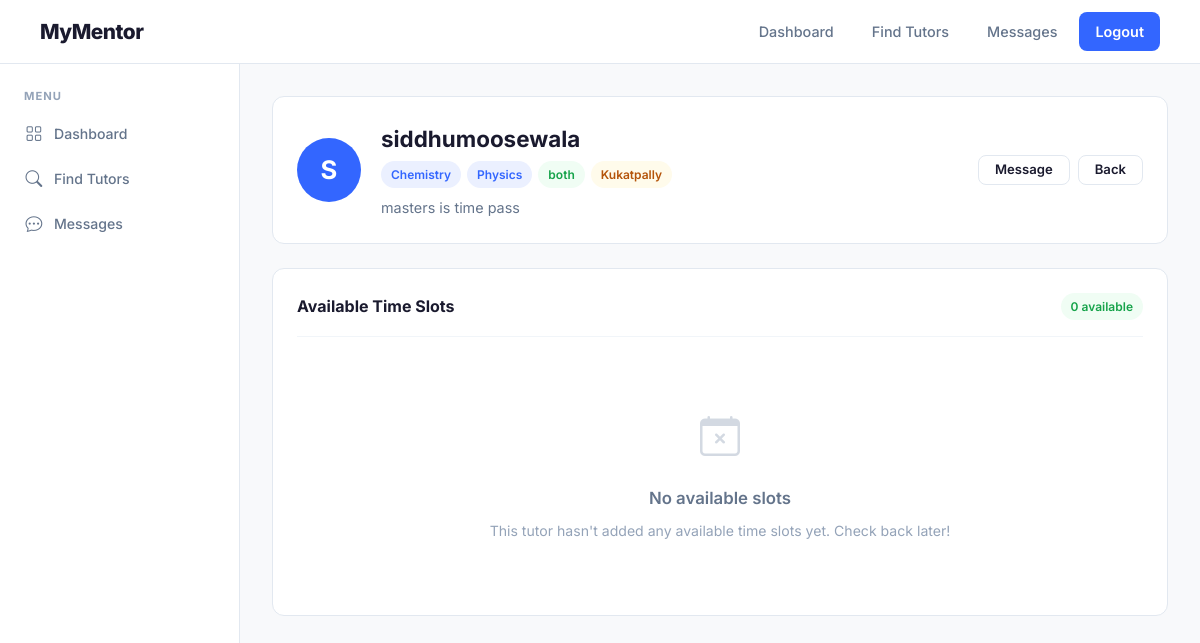
The page /student/tutor/2 (signed in) on the database its author committed.
### models.py (models this page shows)
class User(Base):
    __tablename__ = "users"
    id = Column(Integer, primary_key=True, index=True)
    username = Column(String(100), unique=True, index=True, nullable=False)
    email = Column(String(255), unique=True, index=True, nullable=False)
    password_hash = Column(String(255), nullable=False)
    role = Column(String(20), nullable=False)
    tutor_profile = relationship("TutorProfile", back_populates="user", uselist=False)
    bookings = relationship("Booking", back_populates="student")
    sent_messages = relationship("Message", foreign_keys="Message.sender_id", back_populates="sender")
    received_messages = relationship("Message", foreign_keys="Message.receiver_id", back_populates="receiver")
    owned_batches = relationship("Batch", back_populates="tutor")
    batch_memberships = relationship("BatchMember", back_populates="student")

class TutorProfile(Base):
    __tablename__ = "tutor_profiles"
    id = Column(Integer, primary_key=True, index=True)
    user_id = Column(Integer, ForeignKey("users.id"), unique=True, nullable=False)
    qualifications = Column(Text, nullable=True)
    subjects = Column(String(500), nullable=True)
    teaching_mode = Column(String(20), nullable=False, default="both")
    location = Column(String(255), nullable=True)
    subscription_active = Column(Boolean, default=False)
    user = relationship("User", back_populates="tutor_profile")
    availability_slots = relationship("AvailabilitySlot", back_populates="tutor")
    bookings = relationship("Booking", back_populates="tutor")

### main.py (the view)
@app.get("/student/tutor/{tutor_id}", response_class=HTMLResponse)
async def view_tutor(
    tutor_id: int,
    request: Request,
    db: Session = Depends(get_db)
):
    user = get_current_user(request, db)
    if not user or user.role != "student":
        return RedirectResponse(url="/login", status_code=302)
    profile = db.query(TutorProfile).options(
        joinedload(TutorProfile.user),
        joinedload(TutorProfile.availability_slots)
    ).filter(TutorProfile.id == tutor_id).first()
    if not profile:
        return RedirectResponse(url="/student/search", status_code=302)
    available_slots = [s for s in profile.availability_slots if not s.is_booked]
    return templates.TemplateResponse("tutor_detail.html", {
        "request": request,
        "user": user,
        "profile": profile,
        "available_slots": available_slots
    })

### templates/tutor_detail.html (shortened to what this page needs)
{% extends "base.html" %}
{% block nav_links %}
<a href="/student/dashboard">Dashboard</a>
<a href="/student/search">Find Tutors</a>
<a href="/messages">Messages</a>
<a href="/logout" class="btn-nav-accent">Logout</a>
{% endblock %}
{% block content %}
<div class="mm-dashboard">
    <aside class="mm-sidebar">
        <div class="mm-sidebar-section">
            <div class="mm-sidebar-label">Menu</div>
            <a href="/student/dashboard" class="mm-sidebar-link">
                <span class="icon"><i class="bi bi-grid"></i></span> Dashboard
            </a>
            <a href="/student/search" class="mm-sidebar-link">
                <span class="icon"><i class="bi bi-search"></i></span> Find Tutors
            </a>
            <a href="/messages" class="mm-sidebar-link">
                <span class="icon"><i class="bi bi-chat-dots"></i></span> Messages
            </a>
        </div>
    </aside>
    <main class="mm-main-content">
        <div class="mm-card" style="margin-bottom: 1.5rem;">
            <div style="display: flex; align-items: center; gap: 1.25rem; flex-wrap: wrap;">
                <div class="mm-tutor-avatar" style="width: 64px; height: 64px; font-size: 1.6rem; margin-bottom: 0;">
                    {{ profile.user.username[0]|upper }}
                </div>
                <div style="flex: 1;">
                    <h2 style="font-size: 1.4rem; font-weight: 700; margin-bottom: 0.25rem;">
                        {{ profile.user.username }}
                    </h2>
                    <div class="mm-tutor-meta" style="margin-bottom: 0.5rem;">
                        {% if profile.subjects %}
                        {% for subj in profile.subjects.split(',') %}
                        <span class="mm-badge mm-badge-primary">{{ subj.strip() }}</span>
                        {% endfor %}
                        {% endif %}
                        <span class="mm-badge mm-badge-accent">{{ profile.teaching_mode }}</span>
                        {% if profile.location %}
                        <span class="mm-badge mm-badge-warning">{{ profile.location }}</span>
                        {% endif %}
                    </div>
                    {% if profile.qualifications %}
                    <p style="font-size: 0.9rem; color: var(--text-secondary); margin: 0;">
                        {{ profile.qualifications }}
                    </p>
                    {% endif %}
                </div>
                <div style="display: flex; gap: 8px;">
                    <a href="/messages/{{ profile.user.id }}" class="btn-mm btn-mm-outline btn-mm-sm">Message</a>
                    <a href="/student/search" class="btn-mm btn-mm-outline btn-mm-sm">Back</a>
                </div>
            </div>
        </div>
        <div class="mm-card">
            <div class="mm-card-header">
                <h3>Available Time Slots</h3>
                <span class="mm-badge mm-badge-accent">{{ available_slots|length }} available</span>
            </div>
            {% if available_slots %}
            <div class="mm-table-wrapper">
                <table class="mm-table">
                    <thead>
                        <tr>
                            <th>Date</th>
                            <th>Start Time</th>
                            <th>End Time</th>
                            <th>Mode</th>
                            <th>Action</th>
                        </tr>
                    </thead>
                    <tbody>
                        {% for slot in available_slots %}
                        <tr>
                            <td><strong>{{ slot.date }}</strong></td>
                            <td>{{ slot.start_time }}</td>
                            <td>{{ slot.end_time }}</td>
                            <td>
                                {% if profile.teaching_mode == 'both' %}
                                <div style="display: flex; gap: 6px;">
                                    <span class="mm-badge mm-badge-primary" style="font-size: 0.7rem;">Online</span>
                                    <span class="mm-badge mm-badge-warning" style="font-size: 0.7rem;">Offline</span>
                                </div>
                                {% elif profile.teaching_mode == 'online' %}
                                <span class="mm-badge mm-badge-primary">Online</span>
                                {% else %}
                                <span class="mm-badge mm-badge-warning">Offline</span>
                                {% endif %}
                            </td>
                            <td>
                                <form method="POST" action="/student/book"
                                    style="display: inline-flex; gap: 6px; align-items: center;">
                                    <input type="hidden" name="slot_id" value="{{ slot.id }}">
                                    <input type="hidden" name="tutor_id" value="{{ profile.id }}">
                                    {% if profile.teaching_mode == 'both' %}
                                    <select name="mode" class="mm-form-control"
                                        style="width: auto; padding: 6px 12px; font-size: 0.8rem;">
                                        <option value="online">Online</option>
                                        <option value="offline">Offline</option>
                                    </select>
                                    {% else %}
                                    <input type="hidden" name="mode" value="{{ profile.teaching_mode }}">
                                    {% endif %}
                                    <button type="submit" class="btn-mm btn-mm-primary btn-mm-sm"
                                        onclick="return confirm('Book this slot?')">Book Now</button>
                                </form>
                            </td>
                        </tr>
                        {% endfor %}
                    </tbody>
                </table>
            </div>
            {% else %}
            <div class="mm-empty-state">
                <div class="icon"><i class="bi bi-calendar-x"></i></div>
                <h4>No available slots</h4>
                <p>This tutor hasn't added any available time slots yet. Check back later!</p>
            </div>
            {% endif %}
        </div>
    </main>
</div>
{% endblock %}

### static/css/style.css (style rules this page uses)
:root { --blue: #3366FF; --blue-dark: #2952CC; --blue-darker: #1A3399; --blue-light: #5C85FF; --blue-pale: #EBF0FF; --green: #22C55E; --green-dark: #16A34A; --red: #EF4444; --orange: #F59E0B; --bg: #FFFFFF; --bg-gray: #F8F9FB; --bg-dark: #0F172A; --text: #1A1A2E; --text-secondary: #64748B; --text-muted: #94A3B8; --border: #E2E8F0; --border-light: #F1F5F9; --shadow-sm: 0 1px 3px rgba(0,0,0,0.06); --shadow-md: 0 4px 12px rgba(0,0,0,0.08); --shadow-lg: 0 8px 30px rgba(0,0,0,0.1); --radius-sm: 8px; --radius-md: 12px; --radius-lg: 16px; --radius-xl: 24px; --transition: all 0.2s ease; }
*, *::before, *::after { box-sizing: border-box; margin: 0; padding: 0; }
body { font-family: 'Inter', -apple-system, BlinkMacSystemFont, sans-serif; background: var(--bg); color: var(--text); line-height: 1.6; font-size: 15px; -webkit-font-smoothing: antialiased; }
a { text-decoration: none; color: var(--blue); transition: var(--transition); }
.mm-navbar-links a { color: var(--text-secondary); padding: 8px 16px; border-radius: var(--radius-sm); font-weight: 500; font-size: 0.9rem; transition: var(--transition); }
.mm-navbar-links .btn-nav-accent { background: var(--blue); color: #fff !important; font-weight: 600; border-radius: var(--radius-sm); }
.btn-mm { display: inline-flex; align-items: center; justify-content: center; gap: 8px; padding: 11px 26px; border-radius: var(--radius-sm); font-weight: 600; font-size: 0.9rem; font-family: 'Inter', sans-serif; border: none; cursor: pointer; transition: var(--transition); text-decoration: none; line-height: 1; }
.btn-mm-outline { background: transparent; color: var(--text); border: 1.5px solid var(--border); }
.btn-mm-sm { padding: 7px 16px; font-size: 0.82rem; }
.mm-dashboard { display: flex; min-height: calc(100vh - 64px); }
.mm-sidebar { width: 240px; background: var(--bg); border-right: 1px solid var(--border); padding: 1.5rem 0.75rem; display: flex; flex-direction: column; gap: 4px; position: sticky; top: 64px; height: calc(100vh - 64px); overflow-y: auto; }
.mm-sidebar-section { margin-bottom: 1rem; }
.mm-sidebar-label { font-size: 0.7rem; font-weight: 700; color: var(--text-muted); text-transform: uppercase; letter-spacing: 1px; padding: 0 12px; margin-bottom: 6px; }
.mm-sidebar-link { display: flex; align-items: center; gap: 10px; padding: 9px 12px; border-radius: var(--radius-sm); color: var(--text-secondary); font-weight: 500; font-size: 0.88rem; transition: var(--transition); }
.mm-sidebar-link .icon { font-size: 1.05rem; width: 20px; text-align: center; }
.mm-main-content { flex: 1; padding: 2rem; max-width: 1000px; background: var(--bg-gray); }
.mm-card { background: var(--bg); border: 1px solid var(--border); border-radius: var(--radius-md); padding: 1.5rem; transition: var(--transition); }
.mm-card-header { display: flex; align-items: center; justify-content: space-between; margin-bottom: 1.25rem; padding-bottom: 1rem; border-bottom: 1px solid var(--border-light); }
.mm-card-header h3 { font-size: 1rem; font-weight: 700; color: var(--text); }
.mm-tutor-avatar { width: 48px; height: 48px; border-radius: 50%; display: flex; align-items: center; justify-content: center; font-size: 1.2rem; font-weight: 700; color: #fff; margin-bottom: 1rem; background: var(--blue); }
.mm-tutor-meta { display: flex; flex-wrap: wrap; gap: 6px; margin-bottom: 0.75rem; }
.mm-badge { display: inline-flex; align-items: center; gap: 4px; padding: 4px 10px; border-radius: 50px; font-size: 0.75rem; font-weight: 600; }
.mm-badge-primary { background: var(--blue-pale); color: var(--blue); }
.mm-badge-accent { background: #F0FDF4; color: var(--green-dark); }
.mm-badge-warning { background: #FFFBEB; color: #B45309; }
.mm-empty-state { text-align: center; padding: 3rem 2rem; color: var(--text-muted); }
.mm-empty-state .icon { font-size: 2.5rem; margin-bottom: 1rem; opacity: 0.4; }
.mm-empty-state h4 { font-size: 1.05rem; font-weight: 600; color: var(--text-secondary); margin-bottom: 0.5rem; }
.mm-empty-state p { font-size: 0.88rem; }

### rows shown on the page
User: user "S", user.username "siddhumoosewala"
TutorProfile: teaching_mode "both", location "Kukatpally", qualifications "masters is time pass"

### other values the page prints
{{ subj.strip() }} "Chemistry" "Physics"
{{ available_slots|length }} "0"
